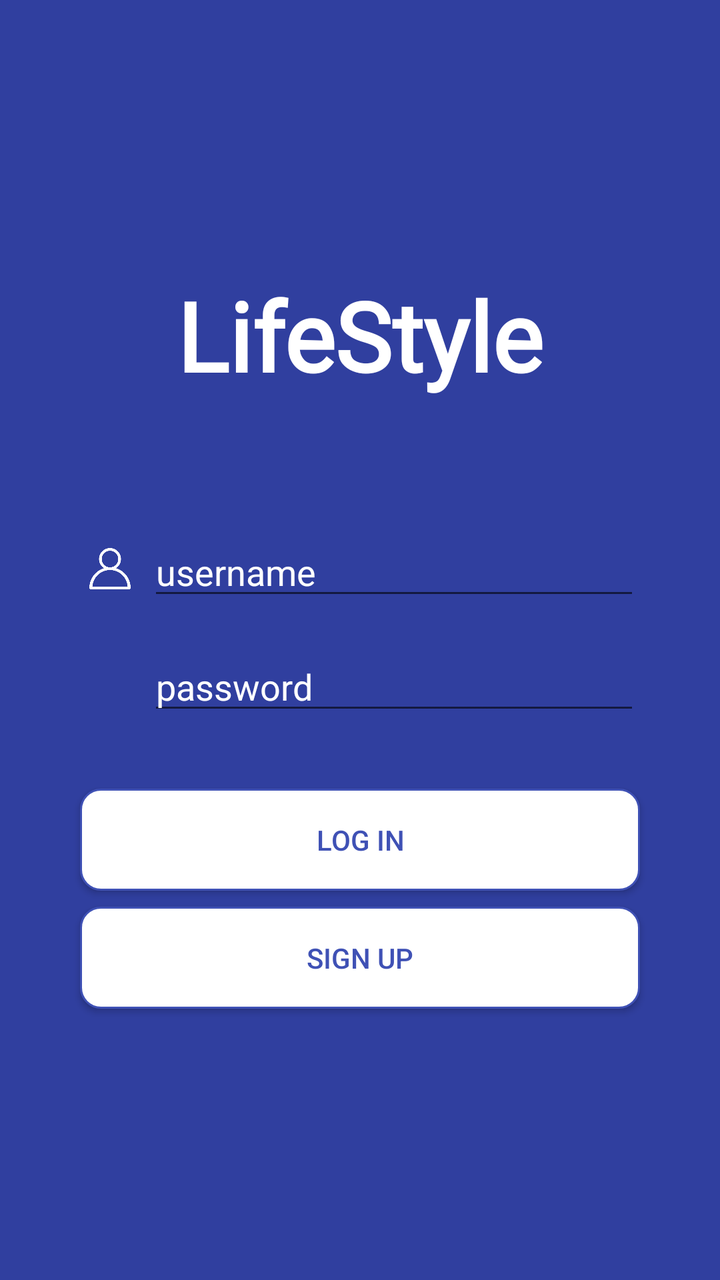
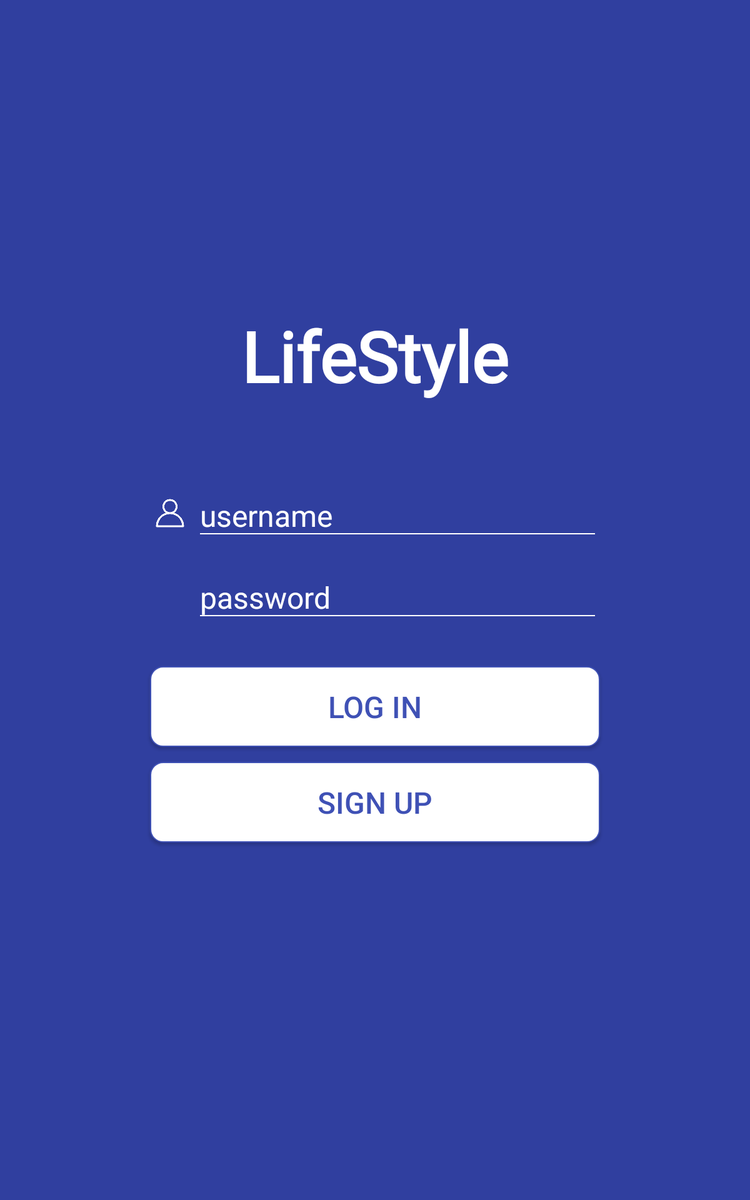

First picture: res/layout/ on a phone held upright. Second picture: the repository's own variant of that layout, on a device whose configuration matches the variant's folder. Source for both follows.
<!-- AndroidManifest.xml: application theme AppTheme -->
<!-- res/layout/activity_login.xml -->
<?xml version="1.0" encoding="utf-8"?>
<LinearLayout xmlns:android="http://schemas.android.com/apk/res/android"
    xmlns:app="http://schemas.android.com/apk/res-auto"
    xmlns:tools="http://schemas.android.com/tools"
    android:layout_width="match_parent"
    android:layout_height="match_parent"
    android:background="@color/colorPrimaryDark"
    android:gravity="center_vertical"
    android:orientation="vertical"
    tools:context=".LoginActivity">

    <TextView
        android:layout_width="wrap_content"
        android:layout_height="wrap_content"
        android:layout_gravity="center_horizontal"
        android:fontFamily="@font/vibur"
        android:text="LifeStyle"
        android:textColor="@color/icon"
        android:textSize="48sp"
        android:textStyle="bold"/>

    <LinearLayout
        android:layout_width="match_parent"
        android:layout_height="wrap_content"
        android:layout_gravity="center_horizontal"
        android:layout_marginTop="64dp"
        android:layout_marginLeft="40dp"
        android:layout_marginRight="40dp"
        android:orientation="horizontal">

        <ImageView
            android:layout_width="30dp"
            android:layout_height="30dp"
            android:layout_marginRight="4dp"
            android:padding="4dp"
            android:src="@drawable/username"
            app:tint="@color/icon"
            android:layout_gravity="center"/>

        <EditText
            android:id="@+id/et_login_username"
            android:layout_width="0dp"
            android:layout_weight="1"
            android:layout_height="wrap_content"
            android:hint="username"
            android:textColorHint="@color/icon" />

    </LinearLayout>

    <LinearLayout
        android:layout_width="match_parent"
        android:layout_height="wrap_content"
        android:layout_gravity="center_horizontal"
        android:layout_marginTop="16dp"
        android:layout_marginLeft="40dp"
        android:layout_marginRight="40dp"
        android:orientation="horizontal">

        <ImageView
            android:layout_width="30dp"
            android:layout_height="30dp"
            android:layout_marginRight="4dp"
            android:src="@drawable/password"
            app:tint="@color/icon"
            android:layout_gravity="center"/>

        <EditText
            android:id="@+id/et_login_password"
            android:layout_width="0dp"
            android:layout_weight="1"
            android:layout_height="wrap_content"
            android:hint="password"
            android:textColorHint="@color/icon"/>

    </LinearLayout>

    <Button
        android:id="@+id/button_login"
        style="@style/edit_buttons"
        android:layout_width="match_parent"
        android:layout_height="wrap_content"
        android:text="log in"
        android:layout_marginTop="32dp"
        android:layout_marginLeft="40dp"
        android:layout_marginRight="40dp" />

    <Button
        android:id="@+id/button_signup"
        style="@style/edit_buttons"
        android:layout_width="match_parent"
        android:layout_height="wrap_content"
        android:layout_marginTop="8dp"
        android:layout_marginLeft="40dp"
        android:layout_marginRight="40dp"
        android:text="sign up"
        />
</LinearLayout>
<!-- resources referenced by this layout -->
<resources>
  <color name="colorPrimaryDark">#303F9F</color>
  <color name="icon">#FFFFFF</color>
  <!-- drawable username: png bitmap (drawable-v24, 4214 bytes) -->
  <style name="edit_buttons">
          <item name="android:layout_width">wrap_content</item>
          <item name="android:layout_height">wrap_content</item>
          <item name="android:paddingTop">16dp</item>
          <item name="android:paddingBottom">16dp</item>
          <item name="android:paddingLeft">8dp</item>
          <item name="android:paddingRight">8dp</item>
          <item name="android:background">@drawable/button_border</item>
          <item name="android:textColor">@color/colorPrimary</item>
          <item name="android:textSize">14sp</item>
      </style>
  <style name="AppTheme" parent="Theme.AppCompat.Light.DarkActionBar">
          
          <item name="colorPrimary">@color/colorPrimary</item>
          <item name="colorPrimaryDark">@color/colorPrimaryDark</item>
          <item name="colorAccent">@color/colorAccent</item>
  
          <item name="android:actionMenuTextColor">@color/colorAccent</item>
      </style>
  <!-- drawable button_border (drawable) -->
  <?xml version="1.0" encoding="utf-8"?>
  <shape xmlns:android="http://schemas.android.com/apk/res/android"
      android:shape="rectangle" >
      <solid android:color="@color/icon" />
      <corners android:radius="10dp" />
      <stroke
          android:width="1dp"
          android:color="@color/colorPrimary" />
  </shape>
  <color name="colorPrimary">#3F51B5</color>
  <color name="colorAccent">#FFC107</color>
</resources>
<!-- res/layout-sw600dp/activity_login.xml (the repository's variant of the layout above) -->
<!-- drawn on a 7-inch tablet held upright -->
<?xml version="1.0" encoding="utf-8"?>
<LinearLayout xmlns:android="http://schemas.android.com/apk/res/android"
    xmlns:app="http://schemas.android.com/apk/res-auto"
    xmlns:tools="http://schemas.android.com/tools"
    android:layout_width="match_parent"
    android:layout_height="match_parent"
    android:background="@color/colorPrimaryDark"
    android:gravity="center_vertical"
    android:orientation="vertical"
    tools:context=".LoginActivity">

    <TextView
        android:layout_width="wrap_content"
        android:layout_height="wrap_content"
        android:layout_gravity="center_horizontal"
        android:fontFamily="@font/vibur"
        android:text="LifeStyle"
        android:textColor="@color/icon"
        android:textSize="56sp"
        android:textStyle="bold"/>

    <LinearLayout
        android:layout_width="match_parent"
        android:layout_height="wrap_content"
        android:layout_gravity="center_horizontal"
        android:layout_marginTop="64dp"
        android:layout_marginLeft="120dp"
        android:layout_marginRight="120dp"
        android:orientation="horizontal">

        <ImageView
            android:layout_width="32dp"
            android:layout_height="32dp"
            android:layout_marginRight="4dp"
            android:padding="4dp"
            android:src="@drawable/username"
            app:tint="@color/icon"
            android:layout_gravity="center"/>

        <EditText
            android:id="@+id/et_login_username"
            android:layout_width="0dp"
            android:layout_weight="1"
            android:layout_height="wrap_content"
            android:hint="username"
            android:textColorHint="@color/icon"
            android:backgroundTint="@color/icon"
            android:textColor="@color/icon"
            android:textSize="24sp"/>

    </LinearLayout>

    <LinearLayout
        android:layout_width="match_parent"
        android:layout_height="wrap_content"
        android:layout_gravity="center_horizontal"
        android:layout_marginTop="16dp"
        android:layout_marginLeft="120dp"
        android:layout_marginRight="120dp"
        android:orientation="horizontal">

        <ImageView
            android:layout_width="32dp"
            android:layout_height="32dp"
            android:layout_marginRight="4dp"
            android:src="@drawable/password"
            app:tint="@color/icon"
            android:layout_gravity="center"/>

        <EditText
            android:id="@+id/et_login_password"
            android:layout_width="0dp"
            android:layout_weight="1"
            android:layout_height="wrap_content"
            android:hint="password"
            android:textColorHint="@color/icon"
            android:backgroundTint="@color/icon"
            android:textColor="@color/icon"
            android:inputType="textPassword"
            android:textSize="24sp"/>

    </LinearLayout>

    <Button
        android:id="@+id/button_login"
        style="@style/edit_buttons"
        android:layout_width="match_parent"
        android:layout_height="wrap_content"
        android:text="log in"
        android:textSize="24sp"
        android:layout_marginTop="32dp"
        android:layout_marginLeft="120dp"
        android:layout_marginRight="120dp" />

    <Button
        android:id="@+id/button_signup"
        style="@style/edit_buttons"
        android:layout_width="match_parent"
        android:layout_height="wrap_content"
        android:layout_marginTop="12dp"
        android:layout_marginLeft="120dp"
        android:layout_marginRight="120dp"
        android:textSize="24sp"
        android:text="sign up"
        />

    <TextView
        android:layout_width="wrap_content"
        android:layout_height="wrap_content"
        android:layout_marginLeft="120dp"
        android:layout_marginRight="120dp"
        android:layout_marginTop="20dp"
        android:text="Username or password is not correct"
        android:textColor="@color/colorWarningLight"
        android:textSize="24sp"
        android:visibility="invisible"
       />
</LinearLayout>
